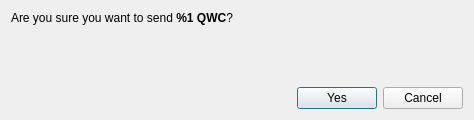
<?xml version="1.0" encoding="UTF-8"?>
<ui version="4.0">
 <class>ConfirmSendDialog</class>
 <widget class="QDialog" name="ConfirmSendDialog">
  <property name="windowModality">
   <enum>Qt::ApplicationModal</enum>
  </property>
  <property name="geometry">
   <rect>
    <x>0</x>
    <y>0</y>
    <width>474</width>
    <height>120</height>
   </rect>
  </property>
  <property name="windowTitle">
   <string>Confirm sending %1 QWC</string>
  </property>
  <layout class="QVBoxLayout" name="verticalLayout">
   <item>
    <layout class="QVBoxLayout" name="verticalLayout_2">
     <item>
      <widget class="QLabel" name="m_confirmLabel">
       <property name="text">
        <string>&lt;html&gt;&lt;head/&gt;&lt;body&gt;&lt;p&gt;Are you sure you want to send &lt;strong&gt;%1 QWC&lt;/strong&gt;?&lt;/p&gt;&lt;/body&gt;&lt;/html&gt;</string>
       </property>
       <property name="textFormat">
        <enum>Qt::RichText</enum>
       </property>
      </widget>
     </item>
     <item>
      <widget class="QLabel" name="m_paymentIdLabel">
       <property name="text">
        <string/>
       </property>
       <property name="textFormat">
        <enum>Qt::RichText</enum>
       </property>
      </widget>
     </item>
     <item>
      <widget class="QLabel" name="m_confirmDonationLabel">
       <property name="text">
        <string/>
       </property>
       <property name="textFormat">
        <enum>Qt::RichText</enum>
       </property>
      </widget>
     </item>
    </layout>
   </item>
   <item>
    <spacer name="verticalSpacer">
     <property name="orientation">
      <enum>Qt::Vertical</enum>
     </property>
     <property name="sizeHint" stdset="0">
      <size>
       <width>20</width>
       <height>40</height>
      </size>
     </property>
    </spacer>
   </item>
   <item>
    <layout class="QHBoxLayout" name="horizontalLayout_2">
     <item>
      <spacer name="horizontalSpacer">
       <property name="orientation">
        <enum>Qt::Horizontal</enum>
       </property>
       <property name="sizeHint" stdset="0">
        <size>
         <width>40</width>
         <height>20</height>
        </size>
       </property>
      </spacer>
     </item>
     <item>
      <widget class="QPushButton" name="m_okButton">
       <property name="text">
        <string>Yes</string>
       </property>
       <property name="icon">
        <iconset resource="../../resources.qrc">
         <normaloff>:/icons/transaction</normaloff>:/icons/transaction</iconset>
       </property>
      </widget>
     </item>
     <item>
      <widget class="QPushButton" name="m_cancelButton">
       <property name="text">
        <string>Cancel</string>
       </property>
       <property name="icon">
        <iconset resource="../../resources.qrc">
         <normaloff>:/icons/cancel</normaloff>:/icons/cancel</iconset>
       </property>
      </widget>
     </item>
    </layout>
   </item>
  </layout>
 </widget>
 <resources>
  <include location="../../resources.qrc"/>
 </resources>
 <connections>
  <connection>
   <sender>m_okButton</sender>
   <signal>clicked()</signal>
   <receiver>ConfirmSendDialog</receiver>
   <slot>accept()</slot>
   <hints>
    <hint type="sourcelabel">
     <x>500</x>
     <y>62</y>
    </hint>
    <hint type="destinationlabel">
     <x>276</x>
     <y>44</y>
    </hint>
   </hints>
  </connection>
  <connection>
   <sender>m_cancelButton</sender>
   <signal>clicked()</signal>
   <receiver>ConfirmSendDialog</receiver>
   <slot>reject()</slot>
   <hints>
    <hint type="sourcelabel">
     <x>417</x>
     <y>62</y>
    </hint>
    <hint type="destinationlabel">
     <x>276</x>
     <y>44</y>
    </hint>
   </hints>
  </connection>
 </connections>
</ui>
